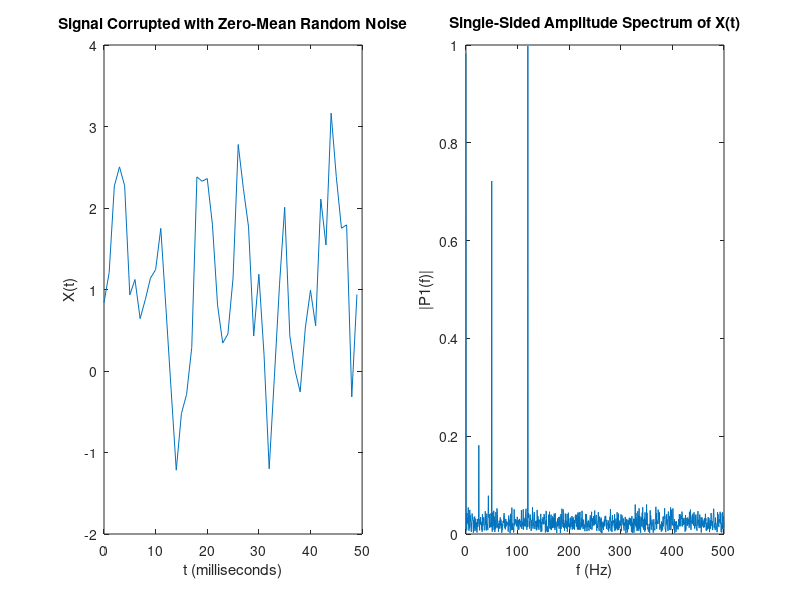

MATLAB code for this plot:
% Fourier series for noisy data
% sum of sinusoids
Fs = 1000;            % Sampling frequency                    
T = 1/Fs;             % Sampling period       
L = 2000;             % Length of signal
t = (0:L-1)*T;        % Time vector
S = 0.7*sin(2*pi*50*t) + sin(2*pi*120*t) + 0.2*sin(2*pi*25*t);
X = S+2*rand(size(t));
subplot(1,2,1)
plot(1000*t(1:50),X(1:50))
title('Signal Corrupted with Zero-Mean Random Noise')
xlabel('t (milliseconds)')
ylabel('X(t)')
subplot(1,2,2)
Y = fft(X);
P2 = abs(Y/L);
P1 = P2(1:L/2+1);
P1(2:end-1) = 2*P1(2:end-1);
f = Fs*(0:(L/2))/L;
plot(f,P1) 
title('Single-Sided Amplitude Spectrum of X(t)')
xlabel('f (Hz)')
ylabel('|P1(f)|')
